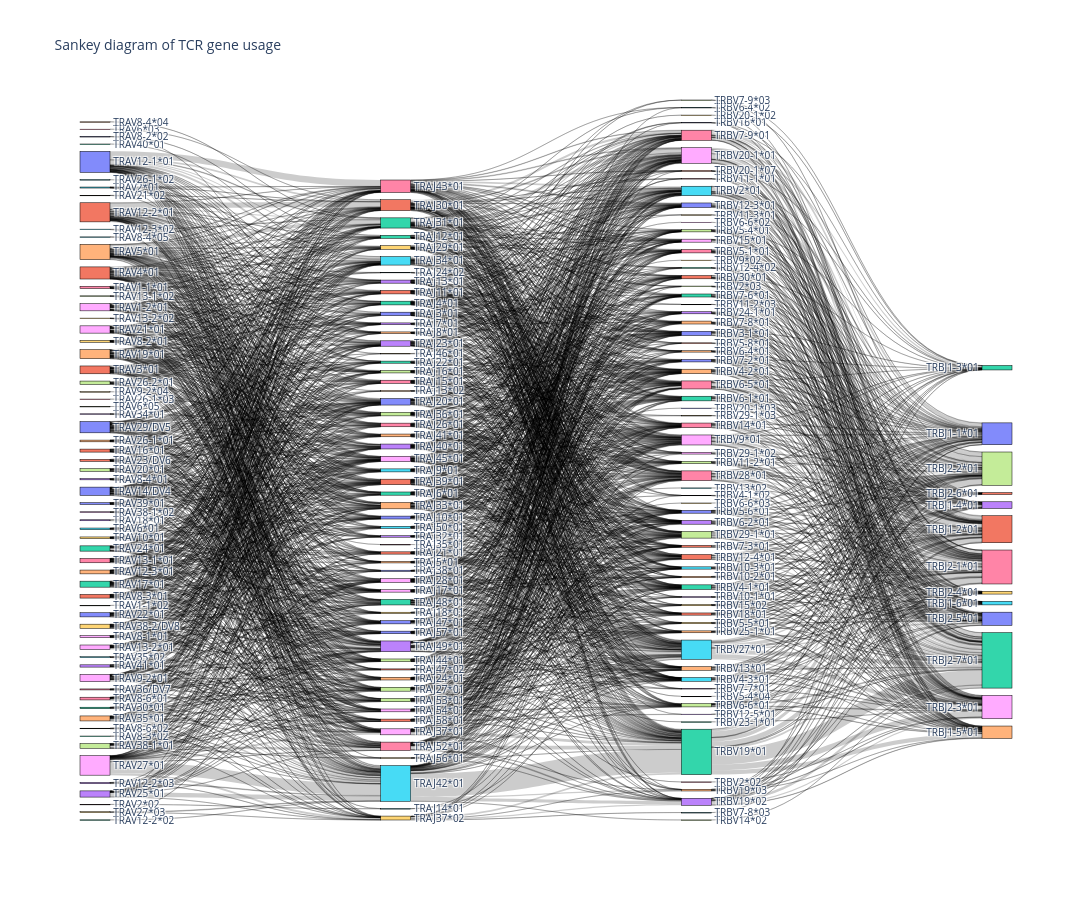

The notebook cell saved with this chart:
### Code cell
plot_df = pd.concat(
    [
        dataset[[source_gene_type, target_gene_type]]
        .value_counts()
        .reset_index()
        .rename({source_gene_type: 'source', target_gene_type: 'target'}, axis='columns')
        for source_gene_type, target_gene_type in itertools.pairwise(['v_alpha', 'j_alpha', 'v_beta', 'j_beta'])
    ]
)

unique_source_target = list(np.unique(plot_df[['source', 'target']].to_numpy().flatten()))

mapping_dict = {k: v for v, k in enumerate(unique_source_target)}

plot_df['source'] = plot_df['source'].map(mapping_dict)
plot_df['target'] = plot_df['target'].map(mapping_dict)

fig = go.Figure(
    data=[
        go.Sankey(
            node={
                'pad': 20,
                'thickness': 30,
                'line': {'color': 'black', 'width': 0.5},
                'label': unique_source_target,
            },
            link={
                'source': plot_df['source'],
                'target': plot_df['target'],
                'value': plot_df['count'],
            },
        )
    ]
)

fig.update_layout(title_text='Sankey diagram of TCR gene usage', font_size=10, width=1400, height=900)
fig.show()

### Figure 1 — Plotly figure (JSON) as saved in the notebook; plotly's stock layout.template omitted (floating-point values rounded to 4 significant figures; data arrays with more than 128 entries replaced by an {"elided": "..."} marker saying what was removed)
{"data": [{"link": {"source": {"elided": "2458 int values"}, "target": {"elided": "2458 int values"}, "value": {"elided": "2458 int values"}}, "node": {"label": {"elided": "200 str values"}, "line": {"color": "black", "width": 0.5}, "pad": 20, "thickness": 30}, "type": "sankey"}], "layout": {"font": {"size": 10}, "height": 900, "title": {"text": "Sankey diagram of TCR gene usage"}, "width": 1400}}
